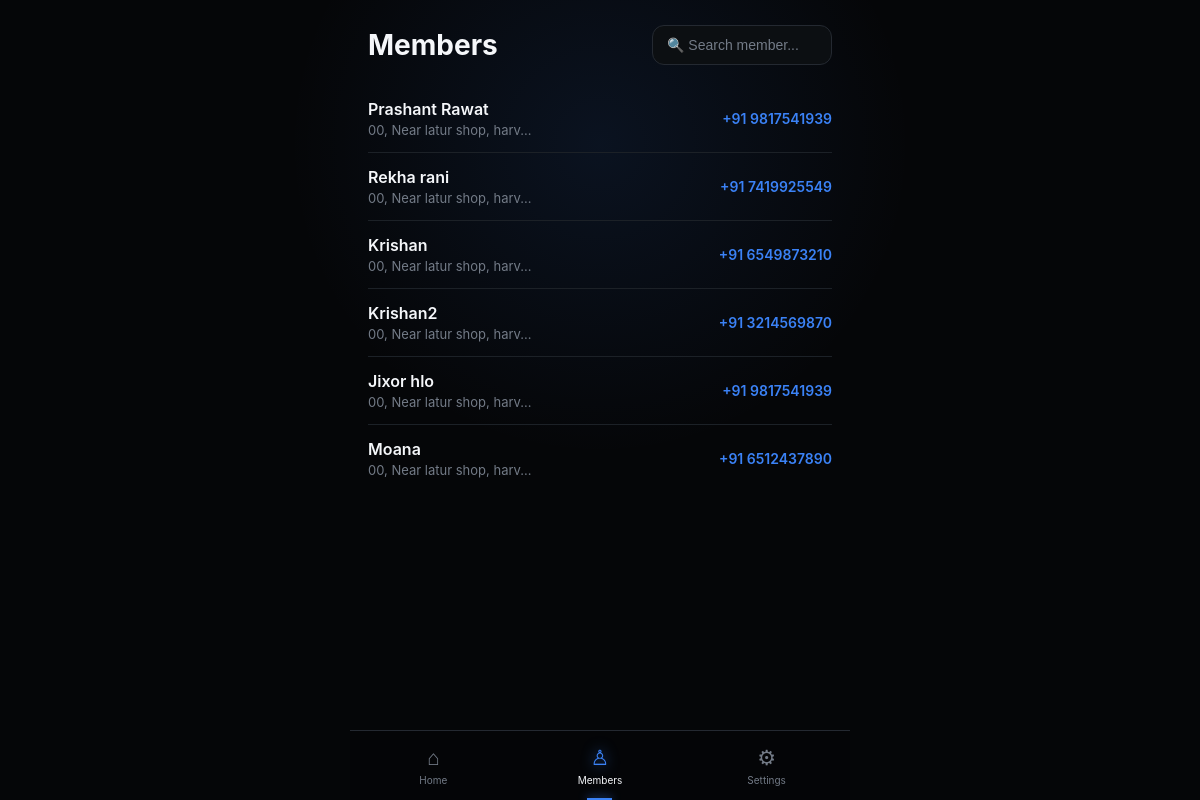
The app's page /members (signed in), older data.
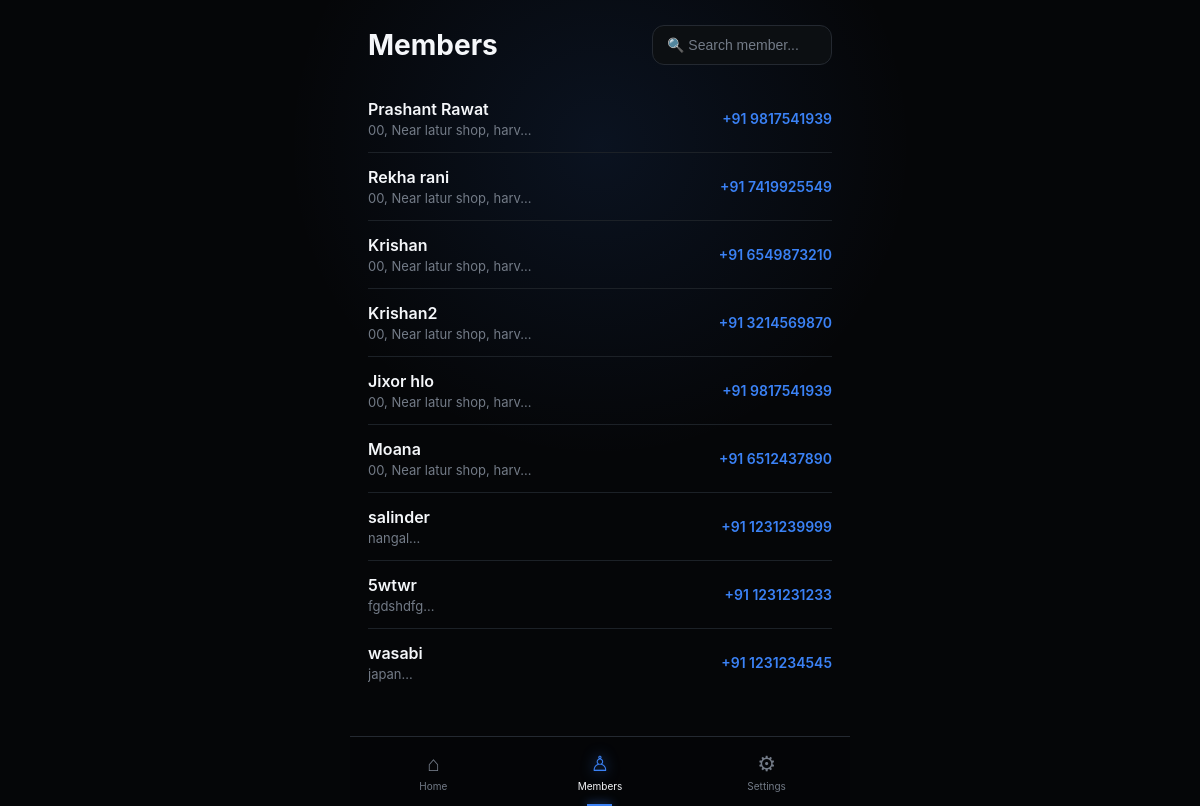
The same page, newer data.
### models.py (models this page shows, shortened)
class Member(db.Model):
    __tablename__ = "member"
    id = db.Column(db.Integer, primary_key=True)
    owner_id = db.Column(
        db.Integer,
        db.ForeignKey("gym_owner.id"),
        nullable=False,
        index=True
    )
    name = db.Column(db.String(100), nullable=False)
    address = db.Column(db.String(150), nullable=False)
    phone = db.Column(db.String(15), nullable=False)
    join_date = db.Column(db.Date, nullable=False)
    notes = db.Column(db.Text)
    active = db.Column(db.Boolean, default=True)
    current_plan_id = db.Column(
        db.Integer,
        db.ForeignKey("membership_plan.id")
    )
    membership_start = db.Column(db.Date)
    membership_expiry = db.Column(db.Date)
    memberships = db.relationship(
        "Membership",
        backref="member",
        lazy=True,
        cascade="all, delete-orphan"
    )
    attendance = db.relationship(
        "Attendance",
        backref="member",
        lazy=True,
        cascade="all, delete-orphan"
    )
    __table_args__ = (
        db.UniqueConstraint(
            "owner_id",
            "name",
            name="uq_owner_member_name"
        ),
    )

### routes/members.py (the view)
@members_bp.route("/members")
@login_required
def members():
    return render_template("members.html", members=current_user.members, active_page="members")

### main.py (called while the page is built)
def create_app():
    app = Flask(__name__)
    app.secret_key = "ppp"
    app.config["SQLALCHEMY_DATABASE_URI"] = "sqlite:///gym.db"
    app.config["SQLALCHEMY_TRACK_MODIFICATIONS"] = False
    db.init_app(app)
    login_manager = LoginManager()
    login_manager.init_app(app)
    login_manager.login_view = "auth.login"
    @login_manager.user_loader
    def load_user(user_id):
        return db.session.get(GymOwner, int(user_id))
    from routes.admin import admin_bp
    from routes.auth import auth_bp
    from routes.members import members_bp
    from routes.settings import settings_bp
    app.register_blueprint(auth_bp)
    app.register_blueprint(members_bp)
    app.register_blueprint(settings_bp)
    app.register_blueprint(admin_bp)
    return app

### templates/members.html (shortened to what this page needs)
{% extends "components/base.html" %}
{% block head%}
<link rel="stylesheet" href="{{ url_for('static', filename='css/members.css') }}">
{% endblock %}
{% block body %}
    <div class="header">
      <h1>Members</h1>
      <input id="search" type="text" placeholder="🔍 Search member...">
    </div>
    {% for member in members %}
    <a href="/members/{{member.id}}" class="member">
      <div class="member-info">
        <div class="name">{{member.name}}</div>
        <div class="address">
          {{member.address[:25]}}...
        </div>
      </div>
      <div class="phone">
        +91 {{member.phone}}
      </div>
    </a>
    {% endfor %}
   {% endblock %}

### templates/components/base.html (shortened to what this page needs)
<!doctype html>
<html lang="en">
<head>
  <link rel="stylesheet" href="{{ url_for('static', filename='css/navbar.css') }}">
  <link rel="stylesheet" href="{{ url_for('static', filename='css/base.css') }}">
  {% block head %}{% endblock %}
</head>
<body>
  <div class="app">
    {% block body %}{% endblock %}
  </div>
  {% include "components/navbar.html" %}
</body>
</html>

### templates/components/navbar.html
  <nav class="bottom-nav">
    <a href="/" class="nav-item {% if active_page == 'home' %}active{% endif %}">
      <div class="nav-icon">⌂</div>
      <span> Home </span>
    </a>
    <a href="{{ url_for('members.members') }}" class="nav-item {% if active_page == 'members' %}active{% endif %}">
      <div class="nav-icon">♙</div>
      <span> Members </span>
    </a>
    <a href="{{ url_for('settings.settings') }}" class="nav-item {% if active_page == 'settings' %}active{% endif %}">
      <div class="nav-icon">⚙</div>
      <span> Settings </span>
    </a>
  </nav>

### static/css/navbar.css (style rules this page uses)
.bottom-nav { position: fixed; z-index: 100; left: 0; right: 0; bottom: 0; max-width: 500px; height: 70px; margin: auto; background: var(--navbg); border-top: 1px solid var(--cardborder); backdrop-filter: blur(18px); display: flex; justify-content: space-around; }
.nav-item { width: 33.33%; border: none; background: transparent; color: var(--muted); display: flex; flex-direction: column; justify-content: center; align-items: center; gap: 4px; position: relative; cursor: pointer; text-decoration: none; }
.nav-icon { font-size: 21px; }
.nav-item span { font-size: 10px; }
.nav-item.active { color: var(--white); }
.nav-item.active .nav-icon { color: var(--blue); text-shadow: 0 0 14px rgba(59, 130, 246, 0.8); }
.nav-item.active::after { content: ""; position: absolute; bottom: 0; width: 25px; height: 2px; background: var(--blue); box-shadow: 0 0 10px var(--blue); }

### static/css/base.css (style rules this page uses)
* { margin: 0; padding: 0; box-sizing: border-box; -webkit-tap-highlight-color: transparent; }
:root { --bg: #050608; --white: #f5f7fa; --muted: #737b87; --blue: #3b82f6; --green: #22c55e; --border: #20242b; --card: #0c0f12; --card2: #050505; --card3: #000000; --activity: #11151a; --navbg: rgba(5, 6, 8, 0.94); --iconbg: #15191e; --line: #1c2127; --cardborder: #242931; }
html { background: var(--bg); }
body { background: radial-gradient(circle at 50% 18%, rgba(59, 130, 246, 0.1), transparent 35%), var(--bg); color: var(--white); transition: background 0.35s, color 0.35s; font-family: -apple-system, BlinkMacSystemFont, "Segoe UI", Roboto, Arial, sans-serif; min-height: 100vh; overflow-x: hidden; }
.app { width: 100%; max-width: 500px; margin: auto; padding: 25px 18px 110px; }

### static/css/members.css (style rules this page uses)
.header { display: flex; align-items: center; gap: 12px; margin-bottom: 20px; }
.header h1 { font-size: 28px; font-weight: 700; }
#search { margin-left: auto; width: 180px; height: 40px; border: none; outline: none; border-radius: 12px; padding: 0 14px; background: var(--card); color: var(--white); border: 1px solid var(--cardborder); font-size: 14px; }
#search::placeholder { color: var(--muted); }
.member { display: flex; align-items: center; justify-content: space-between; text-decoration: none; color: inherit; padding: 14px 0; border-bottom: 1px solid var(--line); transition: .15s; }
.member:last-child { border-bottom: none; }
.member-info { flex: 1; min-width: 0; }
.name { font-size: 16px; font-weight: 600; color: var(--white); }
.address { margin-top: 3px; color: var(--muted); font-size: 13px; overflow: hidden; text-overflow: ellipsis; white-space: nowrap; }
.phone { margin-left: 18px; font-size: 14px; font-weight: 600; color: var(--blue); white-space: nowrap; }
.bottom-nav { position: fixed; z-index: 100; left: 0; right: 0; bottom: 0; max-width: 500px; height: 70px; margin: auto; background: var(--navbg); border-top: 1px solid var(--cardborder); backdrop-filter: blur(18px); display: flex; justify-content: space-around; }
.nav-item { width: 33.33%; border: none; background: transparent; color: var(--muted); display: flex; flex-direction: column; justify-content: center; align-items: center; gap: 4px; position: relative; cursor: pointer; text-decoration: none; }
.nav-icon { font-size: 21px; }
.nav-item span { font-size: 10px; }
.nav-item.active { color: var(--white); }
.nav-item.active .nav-icon { color: var(--blue); text-shadow: 0 0 14px rgba(59, 130, 246, 0.8); }
.nav-item.active::after { content: ""; position: absolute; bottom: 0; width: 25px; height: 2px; background: var(--blue); box-shadow: 0 0 10px var(--blue); }

Row changes from the older to the newer data that the page shows:
added Member: name "salinder", address "nangal", phone "1231239999"
added Member: name "5wtwr", address "fgdshdfg", phone "1231231233"
added Member: name "wasabi", address "japan", phone "1231234545"
